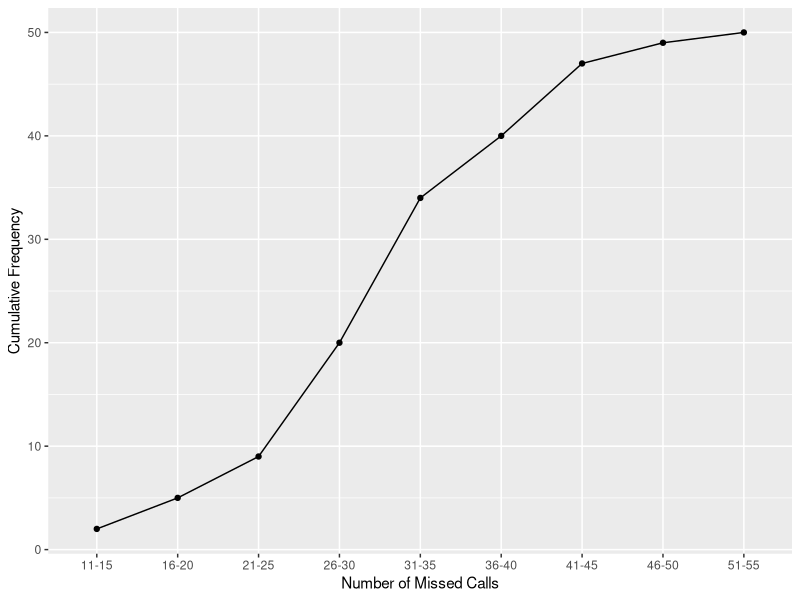
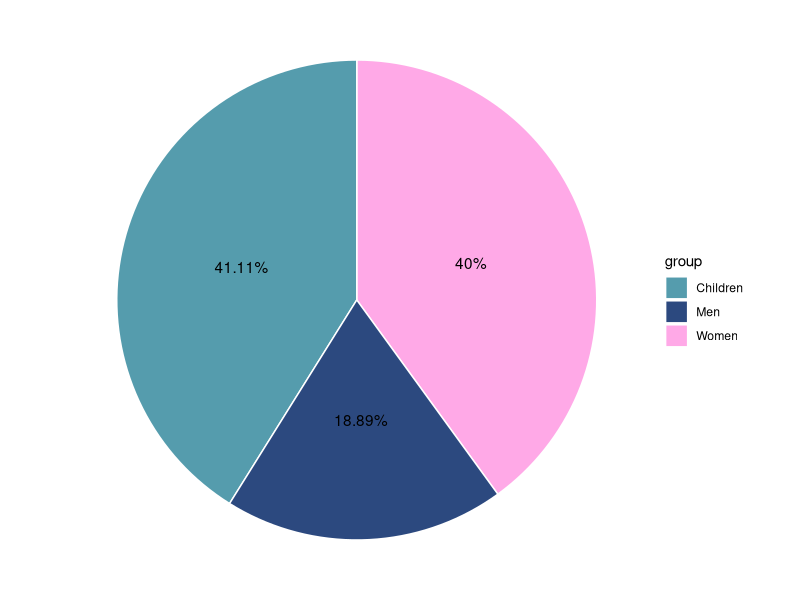
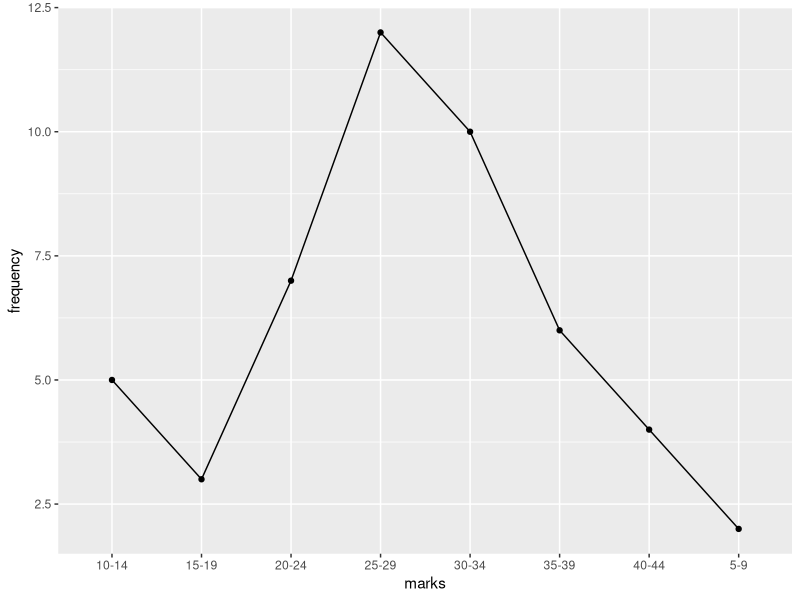
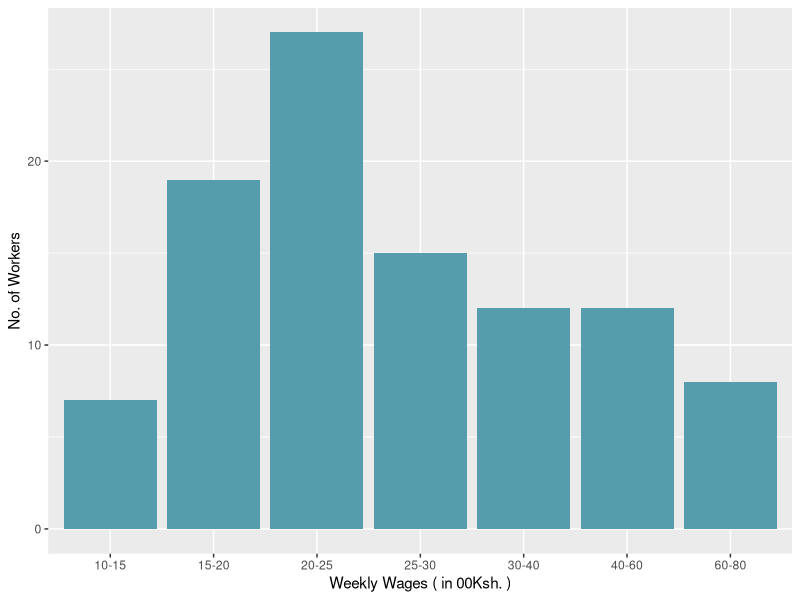

Source code (R) for these figures, in order:
## ---- chunk 1
# check if library already installed and install if does not exist then import
installedStatus <- any(grepl("ggplot2", installed.packages()))
if(!installedStatus){
install.packages("ggplot2")  # Install ggplot2 package if not already installed
}
library(ggplot2)  # Load the ggplot2 package 
## ---- chunk 2
# data
numberOfMissedCalls <- c("11-15", "16-20", "21-25", "26-30", "31-35", "36-40", "41-45", "46-50", "51-55")
numberOfWeeks <- c(2, 3, 4, 11, 14, 6, 7, 2, 1)
cummulativeFrequency <- cumsum(numberOfWeeks)# Calculate the cumulative frequency

# display inform of a table -> data-frame
data <- data.frame(
  numberOfMissedCall = numberOfMissedCalls,
  numberOfWeeks = numberOfWeeks,
  cumulativeFrequency =cummulativeFrequency 
)

data 

# Plot the ogive graph using ggplot2
ggplot(data, aes(x = numberOfMissedCalls, y = cummulativeFrequency,group=1)) +
  geom_line() +
  geom_point() +
  labs(x = "Number of Missed Calls", y = "Cumulative Frequency" ) 
## ---- chunk 3
# create vector for the students marks
data <- c(36, 62, 15, 28, 60, 30, 25, 35, 75, 14, 16, 33, 58, 72, 80, 92, 44, 57, 55, 56, 70, 34, 40, 18, 15, 28, 32, 60, 57, 68, 83, 30, 32, 40, 38, 45, 48, 52, 58, 62, 65, 75, 84, 63, 58, 47, 55, 60, 38, 25, 18, 29, 15, 32, 35, 38, 45, 43, 46, 53, 58, 64, 68, 54, 59, 60, 61, 64, 65, 70, 78, 90)

# Step 1: sort data in ascending order
data <- sort(data) 
# get length of vector and assign to N
N <- length(data) 

# Step 2: unit of measurement - u (get unique  value then sort it based on unique values  difference between the largest value and the smallest value
diffLargeNsmall <- diff(sort(unique(data)))
# get smallest difference
smallDiff <- min(diffLargeNsmall) 
u<- smallDiff

# Step 3: obtain range (R) = MaxValue - MinValue
R <- max(data) - min(data) 

#step 4:  Determine the number of classes k = 1 + 3.322*log10(N)
k <- 1 + 3.322*(log10(N)) 
# rounded up so as to have enough number of classes
k<- ceiling(k) 

# Step 5: Specify class width, according to the instructions we set w as 10
w = R/k
w <- 10 
# Step 5: set the LCL
LCL <- data[1] 

# Step 6: Get the other classes, adding the width to the LCL until we get to k iterations 
smallestVal <- data[1] # this is taken as the LCL
largetsVal <- data[N]

# Create a sequence by adding w we will include the last value of the sequence,  breaks returns the first un-grouped classes
breaks <- seq(smallestVal, largetsVal+w , w)
#breaks
#breaks[-length(breaks)] # excludes the last/largest value since it is in order
#breaks[-1] - 1 #excludes  first element in position 1 then prints our sequence having reduce each by 1 ( these act as the UCLs)

# Create the labels using paste0 for concatenation -> these are inclusive grouped class limits
classLabels <- paste0("", breaks[-length(breaks)], "-", breaks[-1] - 1, "")

 
# creating frequency distribution table, note: right=false makes sure we include the last value in the render
frequency <- table(cut(data ,breaks,right = FALSE)) # cut -> converts numeric to a 
cummulativeFreq =  cumsum(as.vector(frequency))
relativeFreq = as.vector((frequency/N)*100)
frequency <- as.vector(frequency)
#creating a data frame
dataFrame <- data.frame(
  class= classLabels,
  f =  frequency,
  cf = cummulativeFreq,
  rf  = relativeFreq
)
## ---- chunk 4
dataFrame
## ---- chunk 5
numberOfMen <-510
numberOFWomen <- 1080 
totalDegrees <- 360
degreeOfChildrenNmen <- 216

# pie Chart % rep of Men + Children = 216
degreeOfWomen <- 360 - 216 # meaning women rep 144 degrees  
#pie Allocation = (number/total Population) * 360
totalPopulationAttended <- numberOFWomen *360/degreeOfWomen 
numberOfChildren <- (totalPopulationAttended - (numberOfMen + numberOFWomen))
degreeOfChildren <- numberOfChildren * 360/ totalPopulationAttended

degreeOfMen <- degreeOfChildrenNmen - degreeOfChildren

degrees <- data.frame(
  children = degreeOfChildren, 
  women = degreeOfWomen,
  men = degreeOfMen)

group <- c("Women","Children", "Men")
deg <- c(degreeOfWomen, degreeOfChildren,degreeOfMen)

df <- data.frame(deg = deg,
                 group = group)
# convert to percentage 
childrenPercentage <- signif(((numberOfChildren/totalPopulationAttended)*100),4)
childrenPercentage <- paste0(childrenPercentage,"%") 
menPercentage <- signif(((numberOfMen/totalPopulationAttended)*100),4)
menPercentage<- paste0(menPercentage,"%") 
womenPercentage <- signif(((numberOFWomen/totalPopulationAttended)*100),4)
womenPercentage <- paste0(womenPercentage,"%") 

percentages <- c(womenPercentage,childrenPercentage,menPercentage)

#plot graph 
ggplot(df, aes(x = "", y = deg, fill = group)) +
  geom_col(color = "white") +
  geom_text(aes(label = percentages),
            position = position_stack(vjust = 0.5)) +
  coord_polar(theta = "y") + 
  scale_fill_manual(values = c("#559CAD", "#2C497F", "#FFA9E7"))+
  theme_void()
# angle representing children 
paste0("Children are represented by ",degreeOfChildren,"°, in the pie-chart") 
## ---- chunk 6
#create a vector 
data <- c(40, 45, 41, 45, 45, 30, 39, 8, 48, 25, 26, 9, 23, 24, 26, 29, 8, 40, 41, 42, 39, 35, 18, 25, 35, 40, 42, 43, 44, 36, 27, 32, 28, 27, 25, 26, 38, 37, 36, 35, 32, 28, 40, 41, 43, 44, 45, 40, 39, 41)
data <- sort(data)
## ---- chunk 7
stem(data)
## ---- chunk 8
classInterval <- c("5-9", "10-14", "15-19", "20-24", "25-29", "30-34", "35-39", "40-44")
marks <- c(2, 5, 3, 7, 12, 10, 6, 4)
cumulativeFrequency <- cumsum(marks)  # Calculate the cumulative frequency

dataFrame <- data.frame(
  class = classInterval,
  f = marks,
  cf = cumulativeFrequency
) 
 # ggplot operating in layers, we first set the x n y aesthetics or data then we add the points, and finally the line, kindly note here we do not use the cummulative freq. as we are focusing on frequency distribution
ggplot(dataFrame, aes(x = classInterval, y = marks, group = 1)) + 
    geom_point()+
    geom_line()+
   labs(x = "marks", y = "frequency") 
## ---- chunk 9
# total number of observations
N <-34
# lower class boundary
LCB <-199.5
#smallest value
smallVal <- LCB
#largest value 
largeVal <- 337
# width (stated from above instructions)
w <- 20
# number of classes(stated from above instructions)
k <- 7

# attain the lower class boundaries
breaks <- seq(smallVal, largeVal+w , w) 

# concatenate into classes
classLabels <- paste0("", breaks[-length(breaks)], "-", breaks[-1] - 1, "")
classLabels <- as.vector(classLabels)  

#mid points => (LCB +UCB)/2
midPoints<-paste0(breaks[-length(breaks)]) 
midPoints <- as.vector((breaks[-length(breaks)] +(breaks[-1]-1))/2) 

dataFrame <- data.frame(
  class= classLabels,
  midPoints = midPoints 
)
## ---- chunk 10
dataFrame
## ---- chunk 11
# Town A and B - observations are in percentage

data <- data.frame(
  Town = c("A", "A", "B", "B"),
  Gender = c("Female", "Male", "Female", "Male"),
  coffeeDrinkers = c(0.40, 0.05, 0.15, 0.30),
  nonCoffeeDrinkers = c(0.60, 0.95, 0.85, 0.70)
)
## ---- chunk 12
data
## ---- chunk 13
suppressWarnings({
# create class vector ->weekly wages
class <- c("10-15", "15-20","20-25", "25-30", "30-40","40-60", "60-80")
numOfWorker <- c(7,19,27,15,12,12,8) 

dataFrame <- data.frame(
  class = class,
  numOfWorker = numOfWorker
)
#using ggplot we layer till we plot our histogram
ggplot(dataFrame, aes(x=class, y=numOfWorker  )) +   
 geom_histogram(stat="identity",fill = "#559CAD")+
  labs(x = "Weekly Wages ( in 00Ksh. )", y = "No. of Workers") 
}) 
